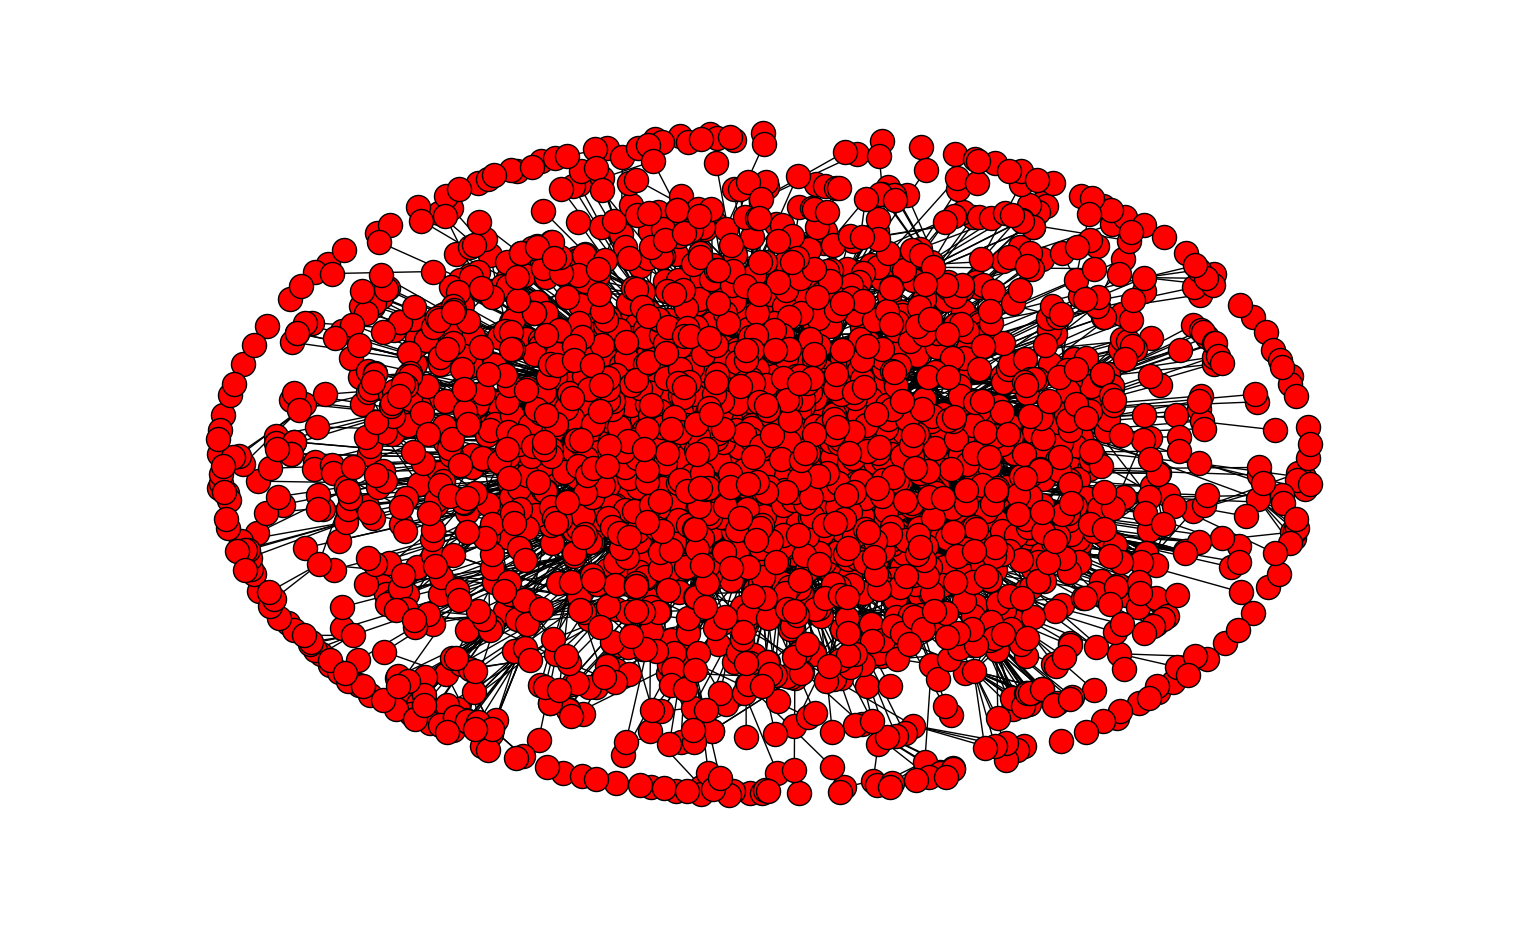

Write the Python code that produced this figure.
import networkx as nx
import matplotlib.pyplot as plt

def plot_deg_dist(G):
	all_degrees = nx.degree(G).values()
	unique_degrees = list(set(all_degrees))
	
	count_of_degrees = []
	
	for i in unique_degrees:
		x = all_degrees.count(i)
		count_of_degrees.append(x)
		
	plt.plot(unique_degrees, count_of_degrees, 'yo-')
	plt.xlabel('Degrees')
	plt.ylabel('Number of nodes')
	plt.title('Degree distribution of a network')
	plt.show()	

G = nx.read_gexf('yeast.gexf')

print nx.info(G)

nx.draw(G)
plt.show()

plot_deg_dist(G)
